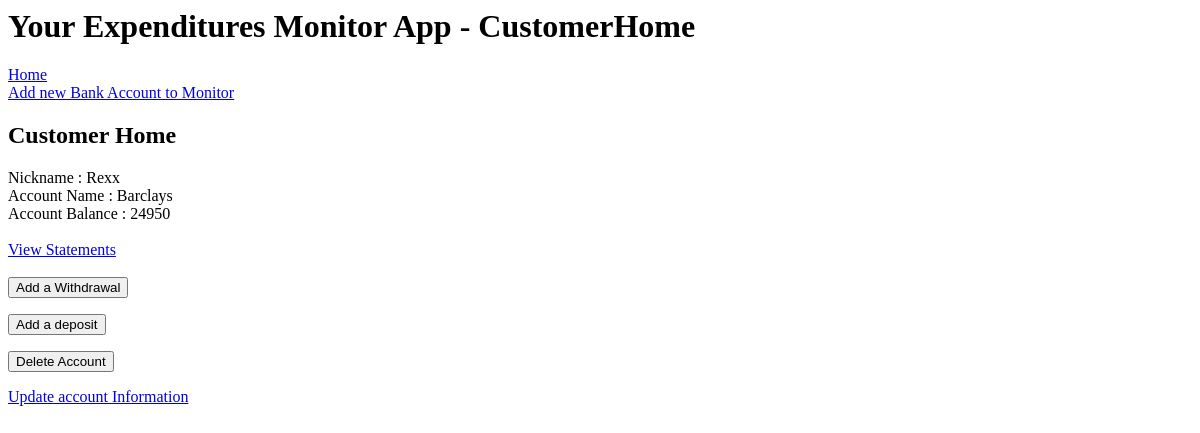
The app's page /customer_home, older data.
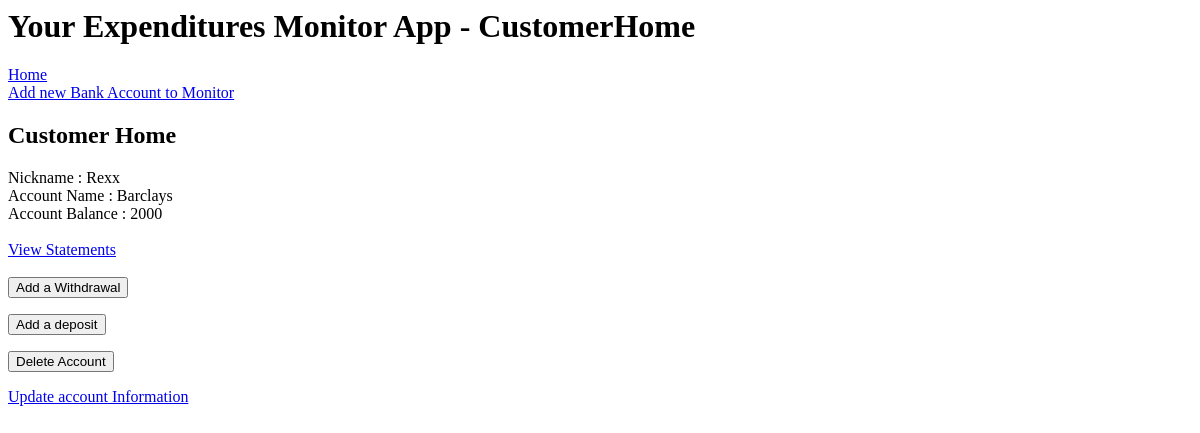
The same page, newer data.
### application/models.py (models this page shows)
class Accounts(db.Model):
    id = db.Column(db.Integer, primary_key=True)
    balance = db.Column(db.Integer)
    account_name = db.Column(db.String(30), nullable=False)
    cust_name = db.Column(db.String(30), nullable=False)
    transactions = db.relationship('Transaction', backref='accounts' , lazy='dynamic')

### application/routes.py (the view)
@app.route('/customer_home')
def customer_home():
    all_accounts = Accounts.query.all()
    account_string = ""
    return render_template("customer_home.html", title="CustomerHome", all_accounts=all_accounts)

### application/templates/customer_home.html
{% extends "layout.html" %}
{% block body %}
<h2>Customer Home</h2>
{% for account in all_accounts %}
        Nickname : {{ account.cust_name }}
        <br>
        Account Name : {{ account.account_name }}
        <br>
        Account Balance : {{ account.balance }}
        <br>
        <br>
        <a href="{{ url_for('statements', id=account.id) }}">View Statements</a>
        <br>
        <br>
        <form action="{{ url_for('withdraw', account_id=account.id) }}">
            <input type=submit value="Add a Withdrawal">
        </form>
        <form action="{{ url_for('deposit', account_id=account.id) }}">
            <input type=submit value="Add a deposit">
        </form>
	    <form action="{{ url_for('delete', id=account.id) }}">
		    <input type=submit value="Delete Account">
	    </form>
            <a href="{{ url_for('update', id=account.id) }}">Update account Information</a>
        <br><br><br><br><br>
{% endfor %}
{% endblock body %}

Row changes from the older to the newer data that the page shows:
changed Accounts "Rexx": balance "24950" → "2000"
